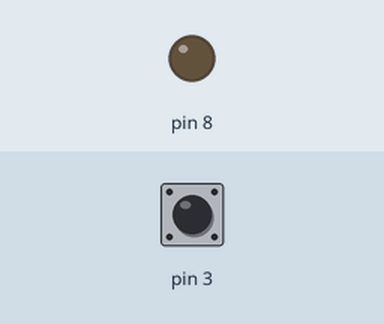
A sketch run on a simulated Arduino Uno, built with avr-gcc and run on an emulated ATmega328P. Parts: output pins drawn as LEDs (lit = HIGH). The inputs (shaded band) are chosen by the test bench; at power-on: pin 3 HIGH.

Above: at 1.2 s.
1.3 s: pin 3 pulled LOW for 0.15 s
At 1.9 s:
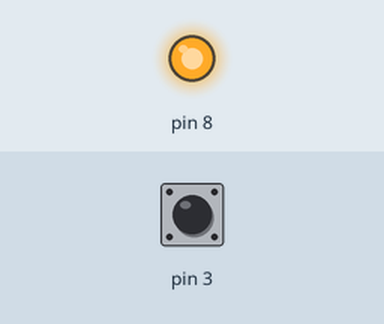
2.9 s: pin 3 pulled LOW for 1 s
At 4.3 s:
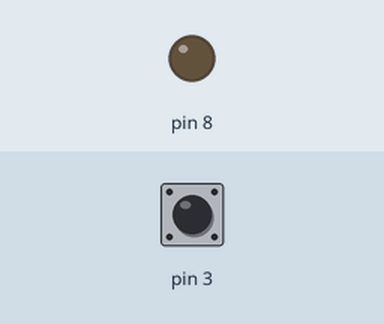
5.4 s: pin 3 pulled LOW for 3.2 s
At 6.2 s:
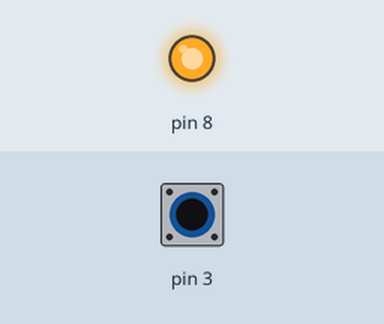
Timing chart, 0 to 8.4 s (numbered marks = the images above; inputs shaded):
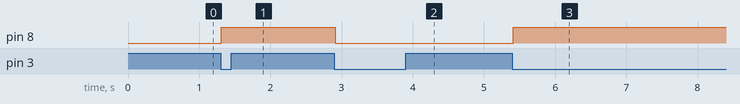

Measured:
- after the input at 1.3 s, pin 8: LOW → HIGH at once
- after the input at 2.9 s, pin 8: HIGH → LOW at once
- after the input at 5.4 s, pin 8: LOW → HIGH at once

The sketch:

debounce.ino
```cpp
boolean debounce(boolean last, int pin) {
  bool current = digitalRead(pin);
  if(current != last) {
    delay(10);
    current = digitalRead(pin);
  }
  return current;
}
// use the debouce function to read the value of a switch


void setup() {
  pinMode(8, OUTPUT);
  pinMode(3, INPUT);
  digitalWrite(3,HIGH);

}
boolean glast = LOW;
boolean led = false;
boolean currentButton = LOW;

void loop() {
  currentButton = debounce(glast, 3);
  if(currentButton == LOW && glast == HIGH) {
    led = !led;
  }
  digitalWrite(8, led);
  glast = currentButton;
}
```
